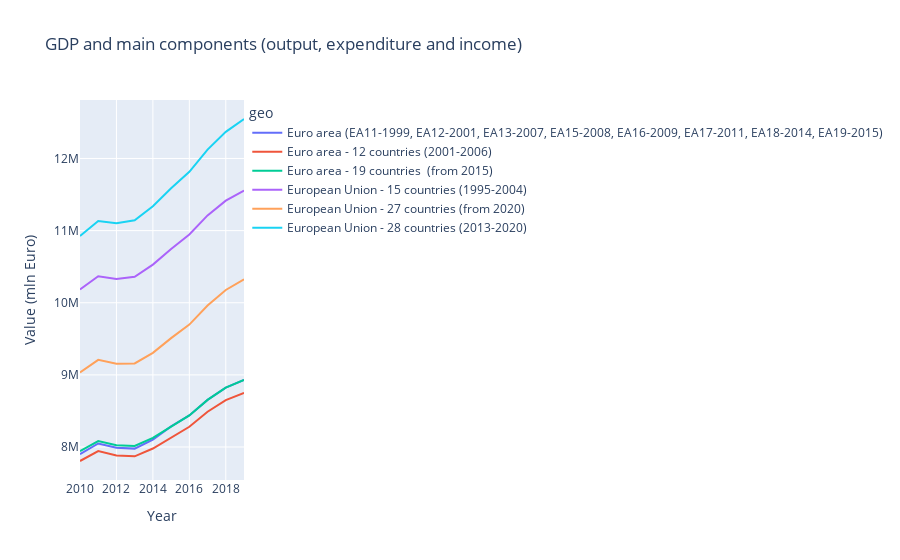

The notebook cell saved with this chart:
### Markdown cell above
Pierwszy przykład dla danych dotyczących wielkości GDP (nama_10_gdp)

### Code cell
from pyjstat import pyjstat
import plotly.express as px

# wygenerowany link (generator pozwala na wstępną filtrację danych)
URL = 'http://ec.europa.eu/eurostat/wdds/rest/data/v2.1/json/en/nama_10_gdp?na_item=B1G&sinceTimePeriod=2010&precision=1&unit=CLV05_MEUR'

# wczytanie danych do obiektu json-stat
dataset = pyjstat.Dataset.read(URL)

# zapisanie danych do ramki danych 
df = dataset.write('dataframe')
df.head()

# filtrowanie
df_ = df[df.geo.str.match('Euro.*')]

# Plotly - Pojedynczy wykres
fig = px.line(
    df_,
    x="time",
    y="value",
    color="geo",
    labels={'time':'Year', 'value':'Value (mln Euro)'},
    title = 'GDP and main components (output, expenditure and income)'
    )
fig.show()

### Figure 1 — Plotly figure (JSON) as saved in the notebook; plotly's stock layout.template omitted (floating-point values rounded to 4 significant figures)
{"data": [{"hovertemplate": "geo=Euro area (EA11-1999, EA12-2001, EA13-2007, EA15-2008, EA16-2009, EA17-2011, EA18-2014, EA19-2015)<br>Year=%{x}<br>Value (mln Euro)=%{y}<extra></extra>", "legendgroup": "Euro area (EA11-1999, EA12-2001, EA13-2007, EA15-2008, EA16-2009, EA17-2011, EA18-2014, EA19-2015)", "line": {"color": "#636efa", "dash": "solid"}, "mode": "lines", "name": "Euro area (EA11-1999, EA12-2001, EA13-2007, EA15-2008, EA16-2009, EA17-2011, EA18-2014, EA19-2015)", "showlegend": true, "type": "scatter", "x": ["2010", "2011", "2012", "2013", "2014", "2015", "2016", "2017", "2018", "2019"], "xaxis": "x", "y": [7900000.0, 8049000.0, 7990000.0, 7978000.0, 8103000.0, 8287000.0, 8437936, 8654000.0, 8822000.0, 8928000.0], "yaxis": "y"}, {"hovertemplate": "geo=Euro area - 12 countries (2001-2006)<br>Year=%{x}<br>Value (mln Euro)=%{y}<extra></extra>", "legendgroup": "Euro area - 12 countries (2001-2006)", "line": {"color": "#EF553B", "dash": "solid"}, "mode": "lines", "name": "Euro area - 12 countries (2001-2006)", "showlegend": true, "type": "scatter", "x": ["2010", "2011", "2012", "2013", "2014", "2015", "2016", "2017", "2018", "2019"], "xaxis": "x", "y": [7806000.0, 7943000.0, 7882000.0, 7871000.0, 7979000.0, 8134000.0, 8280589, 8489000.0, 8651000.0, 8751000.0], "yaxis": "y"}, {"hovertemplate": "geo=Euro area - 19 countries  (from 2015)<br>Year=%{x}<br>Value (mln Euro)=%{y}<extra></extra>", "legendgroup": "Euro area - 19 countries  (from 2015)", "line": {"color": "#00cc96", "dash": "solid"}, "mode": "lines", "name": "Euro area - 19 countries  (from 2015)", "showlegend": true, "type": "scatter", "x": ["2010", "2011", "2012", "2013", "2014", "2015", "2016", "2017", "2018", "2019"], "xaxis": "x", "y": [7941000.0, 8083000.0, 8025000.0, 8014000.0, 8127000.0, 8287000.0, 8437936, 8654000.0, 8822000.0, 8928000.0], "yaxis": "y"}, {"hovertemplate": "geo=European Union - 15 countries (1995-2004)<br>Year=%{x}<br>Value (mln Euro)=%{y}<extra></extra>", "legendgroup": "European Union - 15 countries (1995-2004)", "line": {"color": "#ab63fa", "dash": "solid"}, "mode": "lines", "name": "European Union - 15 countries (1995-2004)", "showlegend": true, "type": "scatter", "x": ["2010", "2011", "2012", "2013", "2014", "2015", "2016", "2017", "2018", "2019"], "xaxis": "x", "y": [10180000.0, 10370000.0, 10330000.0, 10360000.0, 10530000.0, 10750000.0, 10950000.0, 11210000.0, 11410000.0, 11560000.0], "yaxis": "y"}, {"hovertemplate": "geo=European Union - 27 countries (from 2020)<br>Year=%{x}<br>Value (mln Euro)=%{y}<extra></extra>", "legendgroup": "European Union - 27 countries (from 2020)", "line": {"color": "#FFA15A", "dash": "solid"}, "mode": "lines", "name": "European Union - 27 countries (from 2020)", "showlegend": true, "type": "scatter", "x": ["2010", "2011", "2012", "2013", "2014", "2015", "2016", "2017", "2018", "2019"], "xaxis": "x", "y": [9034000.0, 9209000.0, 9154000.0, 9158000.0, 9305000.0, 9510000.0, 9697000.0, 9961000.0, 10177150, 10320000.0], "yaxis": "y"}, {"hovertemplate": "geo=European Union - 28 countries (2013-2020)<br>Year=%{x}<br>Value (mln Euro)=%{y}<extra></extra>", "legendgroup": "European Union - 28 countries (2013-2020)", "line": {"color": "#19d3f3", "dash": "solid"}, "mode": "lines", "name": "European Union - 28 countries (2013-2020)", "showlegend": true, "type": "scatter", "x": ["2010", "2011", "2012", "2013", "2014", "2015", "2016", "2017", "2018", "2019"], "xaxis": "x", "y": [10930000.0, 11130000.0, 11100000.0, 11140000.0, 11340000.0, 11590000.0, 11810000.0, 12120000.0, 12370000.0, 12550000.0], "yaxis": "y"}], "layout": {"legend": {"title": {"text": "geo"}, "tracegroupgap": 0}, "title": {"text": "GDP and main components (output, expenditure and income)"}, "xaxis": {"anchor": "y", "domain": [0, 1], "title": {"text": "Year"}}, "yaxis": {"anchor": "x", "domain": [0, 1], "title": {"text": "Value (mln Euro)"}}}}
